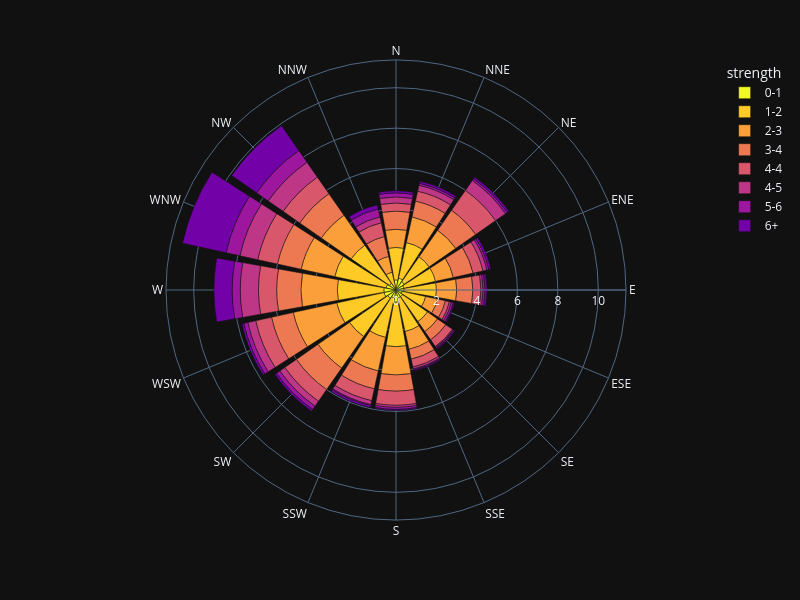

Source (notebook cell):
### Code cell
fig = px.bar_polar(
    df,
    r="frequency",
    theta="direction",
    height=600,
    color="strength",
    template="plotly_dark",
    color_discrete_sequence=px.colors.sequential.Plasma_r)

fig.show()

### Figure 1 — Plotly figure (JSON) as saved in the notebook; plotly's stock layout.template omitted (floating-point values rounded to 4 significant figures)
{"data": [{"hovertemplate": "strength=0-1<br>frequency=%{r}<br>direction=%{theta}<extra></extra>", "legendgroup": "0-1", "marker": {"color": "#f0f921", "pattern": {"shape": ""}}, "name": "0-1", "r": [0.5, 0.6, 0.5, 0.4, 0.4, 0.3, 0.4, 0.4, 0.6, 0.4, 0.5, 0.6, 0.6, 0.5, 0.4, 0.1], "showlegend": true, "subplot": "polar", "theta": ["N", "NNE", "NE", "ENE", "E", "ESE", "SE", "SSE", "S", "SSW", "SW", "WSW", "W", "WNW", "NW", "NNW"], "type": "barpolar"}, {"hovertemplate": "strength=1-2<br>frequency=%{r}<br>direction=%{theta}<extra></extra>", "legendgroup": "1-2", "marker": {"color": "#fdca26", "pattern": {"shape": ""}}, "name": "1-2", "r": [1.6, 1.8, 1.5, 1.6, 1.6, 1.2, 1.5, 1.7, 2.2, 2.0, 2.3, 2.4, 2.3, 2.6, 2.3, 0.8], "showlegend": true, "subplot": "polar", "theta": ["N", "NNE", "NE", "ENE", "E", "ESE", "SE", "SSE", "S", "SSW", "SW", "WSW", "W", "WNW", "NW", "NNW"], "type": "barpolar"}, {"hovertemplate": "strength=2-3<br>frequency=%{r}<br>direction=%{theta}<extra></extra>", "legendgroup": "2-3", "marker": {"color": "#fb9f3a", "pattern": {"shape": ""}}, "name": "2-3", "r": [0.9, 1.3, 1.6, 0.9, 1.0, 0.6, 0.6, 0.9, 1.4, 1.7, 1.9, 2.2, 1.8, 1.7, 1.8, 0.8], "showlegend": true, "subplot": "polar", "theta": ["N", "NNE", "NE", "ENE", "E", "ESE", "SE", "SSE", "S", "SSW", "SW", "WSW", "W", "WNW", "NW", "NNW"], "type": "barpolar"}, {"hovertemplate": "strength=3-4<br>frequency=%{r}<br>direction=%{theta}<extra></extra>", "legendgroup": "3-4", "marker": {"color": "#ed7953", "pattern": {"shape": ""}}, "name": "3-4", "r": [0.9, 0.8, 1.2, 1.0, 0.8, 0.4, 0.5, 0.5, 0.8, 0.9, 1.3, 1.1, 1.2, 1.2, 1.3, 1.0], "showlegend": true, "subplot": "polar", "theta": ["N", "NNE", "NE", "ENE", "E", "ESE", "SE", "SSE", "S", "SSW", "SW", "WSW", "W", "WNW", "NW", "NNW"], "type": "barpolar"}, {"hovertemplate": "strength=4-4<br>frequency=%{r}<br>direction=%{theta}<extra></extra>", "legendgroup": "4-4", "marker": {"color": "#d8576b", "pattern": {"shape": ""}}, "name": "4-4", "r": [0.4, 0.5, 1.2, 0.5, 0.4, 0.2, 0.4, 0.4, 0.7, 0.6, 0.7, 0.8, 0.9, 1.0, 1.0, 0.7], "showlegend": true, "subplot": "polar", "theta": ["N", "NNE", "NE", "ENE", "E", "ESE", "SE", "SSE", "S", "SSW", "SW", "WSW", "W", "WNW", "NW", "NNW"], "type": "barpolar"}, {"hovertemplate": "strength=4-5<br>frequency=%{r}<br>direction=%{theta}<extra></extra>", "legendgroup": "4-5", "marker": {"color": "#bd3786", "pattern": {"shape": ""}}, "name": "4-5", "r": [0.3, 0.3, 0.6, 0.2, 0.1, 0.1, 0.05, 0.1, 0.1, 0.2, 0.3, 0.4, 0.9, 0.9, 0.9, 0.3], "showlegend": true, "subplot": "polar", "theta": ["N", "NNE", "NE", "ENE", "E", "ESE", "SE", "SSE", "S", "SSW", "SW", "WSW", "W", "WNW", "NW", "NNW"], "type": "barpolar"}, {"hovertemplate": "strength=5-6<br>frequency=%{r}<br>direction=%{theta}<extra></extra>", "legendgroup": "5-6", "marker": {"color": "#9c179e", "pattern": {"shape": ""}}, "name": "5-6", "r": [0.2, 0.1, 0.1, 0.1, 0.1, 0.1, 0.05, 0.05, 0.1, 0.05, 0.2, 0.2, 0.4, 0.7, 0.7, 0.4], "showlegend": true, "subplot": "polar", "theta": ["N", "NNE", "NE", "ENE", "E", "ESE", "SE", "SSE", "S", "SSW", "SW", "WSW", "W", "WNW", "NW", "NNW"], "type": "barpolar"}, {"hovertemplate": "strength=6+<br>frequency=%{r}<br>direction=%{theta}<extra></extra>", "legendgroup": "6+", "marker": {"color": "#7201a8", "pattern": {"shape": ""}}, "name": "6+", "r": [0.1, 0.1, 0.1, 0.1, 0.1, 0.05, 0.05, 0.05, 0.05, 0.1, 0.1, 0.1, 0.9, 2.2, 1.5, 0.2], "showlegend": true, "subplot": "polar", "theta": ["N", "NNE", "NE", "ENE", "E", "ESE", "SE", "SSE", "S", "SSW", "SW", "WSW", "W", "WNW", "NW", "NNW"], "type": "barpolar"}], "layout": {"barmode": "relative", "height": 600, "legend": {"title": {"text": "strength"}, "tracegroupgap": 0}, "margin": {"t": 60}, "polar": {"angularaxis": {"direction": "clockwise", "rotation": 90}, "domain": {"x": [0, 1], "y": [0, 1]}}, "width": 800}}
